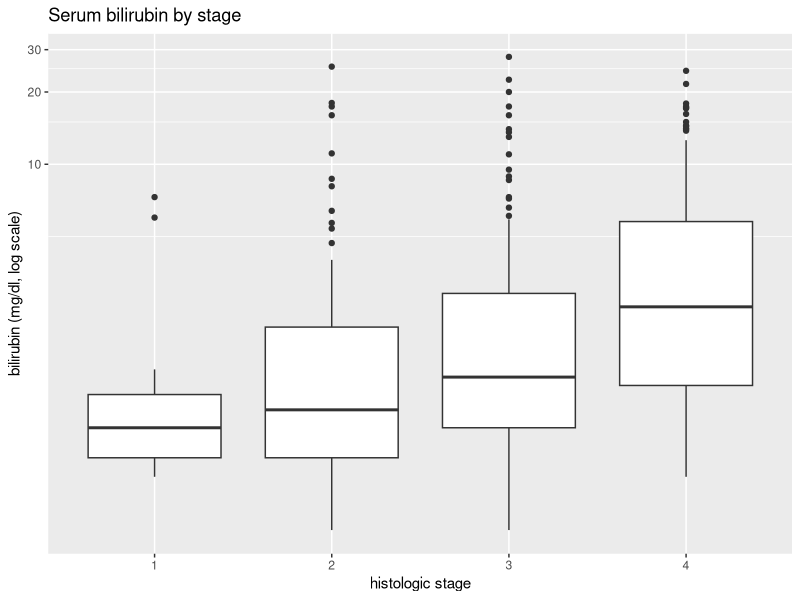

R code for this plot: (Note: this script raises an error after producing the figure.)
## ---- chunk 1
library(tidyverse)
## ---- chunk 2
library(survival)
data(pbc)
## ---- chunk 3
head(pbc)
summary(pbc)
str(pbc)
## ---- chunk 4
q1 <- pbc %>% 
  select(id, stage, bili, albumin)
head(q1)
glimpse(q1)
colSums(is.na(q1))

#we see there 6 missing stage rows
q1 <- q1 %>% filter(!is.na(stage))
glimpse(q1)
## ---- chunk 5
q1_table <- q1 %>% 
  group_by(stage) %>%
  summarise(
    bili_median = median(bili),
    bili_mean = mean(bili),
    albumin_median = median(albumin),
    albmin_mean = mean(albumin),
    n()
  )

#create boxplots
ggplot(q1, aes(x = factor(stage), y = bili)) +
  geom_boxplot() +
  coord_trans(y = "log10") +
  labs(title = "Serum bilirubin by stage",
       x = "histologic stage", y = "bilirubin (mg/dl, log scale)")

ggplot(q1, aes(x = factor(stage), y = albumin)) +
  geom_boxplot() +
  coord_transform(y= "log10") +
  labs(title = "Serum albumin by stage",
       x = "histologic stage", y = "albumin (g/dl, log scale)")

## ---- chunk 6
q2 <- pbc %>%
  select(id, status, time, bili, albumin) %>%
  mutate(
    died = status == 2,
    # Split into quartiles (Q1 = lowest)
    bili_group = factor(paste0("Q", ntile(bili, 4))),
    alb_group = factor(paste0("Q", ntile(albumin, 4)))
  )

## ---- chunk 7
#Is bilirubin a prognostic biomarker?
bili_rate <- q2 %>%
  group_by(bili_group) %>%
  summarize(died = mean(died, na.rm = TRUE))

#Is albumin a prognostic biomarker?
alb_rate <- q2 %>%
  group_by(alb_group) %>%
  summarize(died = mean(died, na.rm = TRUE))

## ---- chunk 8
ggplot(bili_rate, aes(x = bili_group, y = died)) +
  geom_col(fill = "steelblue") +
  coord_cartesian(ylim = c(0, 1)) +
  labs(
    title = "Death rate by bilirubin quartile",
    x = "bilirubin quartile (Q1 = lowest)",
    y = "proportion died"
  ) +
  theme_minimal()

ggplot(alb_rate, aes(x = alb_group, y = died)) +
  geom_col(fill = "steelblue") +
  coord_cartesian(ylim = c(0, 1)) +
  labs(
    title = "Death rate by albumin quartile",
    x = "albumin quartile (Q1 = lowest)",
    y = ""
  ) +
  theme_minimal()
